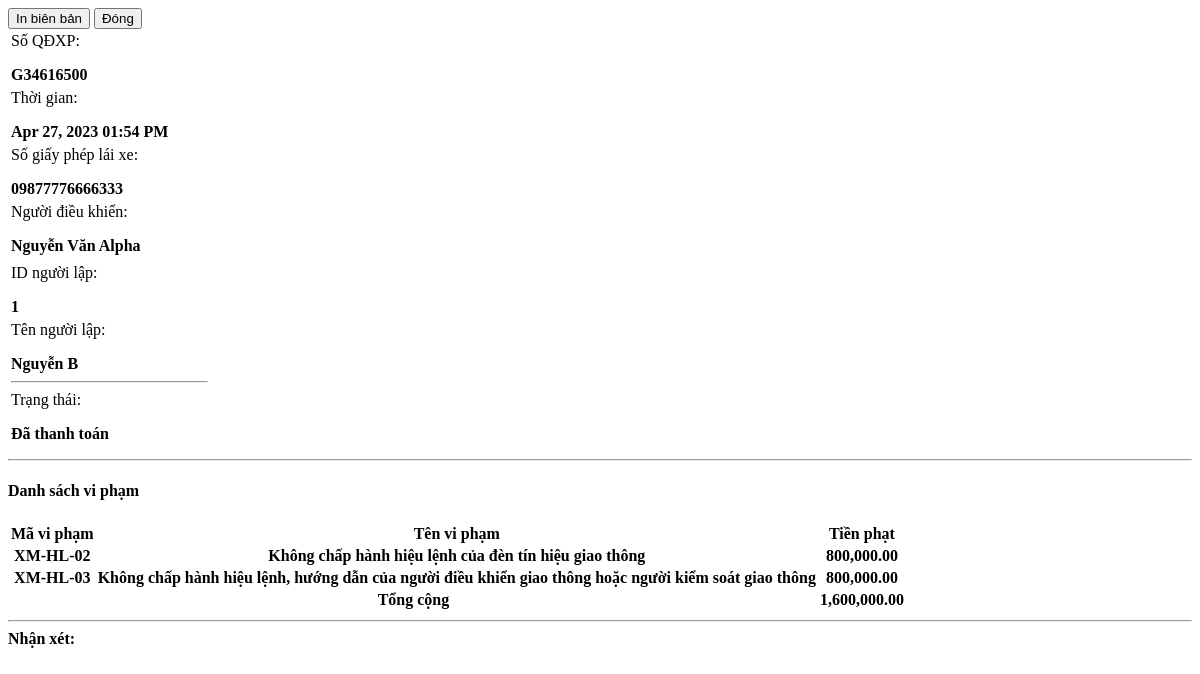
The app's page /admin/violations/view_details.php?id=9, older data.
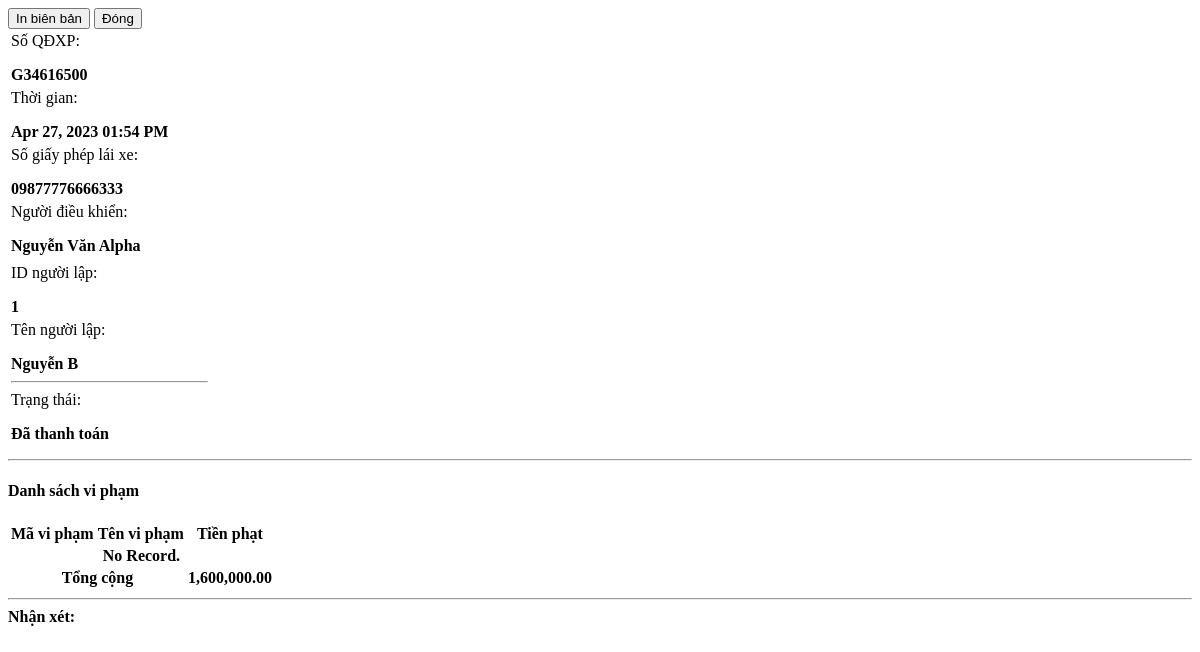
The same page, newer data.
### tables this page shows
CREATE TABLE `violation_items` (
  `driver_violation_id` int(30) NOT NULL,
  `violation_id` int(30) DEFAULT NULL,
  `fine` float NOT NULL,
  `status` tinyint(1) NOT NULL DEFAULT 0 COMMENT '0=pending, 1=paid',
  `date_created` datetime NOT NULL DEFAULT current_timestamp()
);

CREATE TABLE `violations` (
  `id` int(30) NOT NULL,
  `code` varchar(50) NOT NULL,
  `name` text NOT NULL,
  `description` text NOT NULL,
  `min_fine` float NOT NULL,
  `max_fine` float NOT NULL,
  `law_id` int(30) NOT NULL,
  `fine` float NOT NULL,
  `status` tinyint(4) NOT NULL DEFAULT 1 COMMENT '0=Inactive, 1=Active',
  `date_created` datetime NOT NULL DEFAULT current_timestamp(),
  `date_updated` datetime DEFAULT NULL ON UPDATE current_timestamp()
);

### admin/violations/view_details.php (the view, shortened to what this page needs)
<?php
require_once('../../config.php');
if(isset($_GET['id']) && $_GET['id'] > 0){
    $qry2 = $conn->query("SELECT i.*,o.code,o.name from `violation_items` i inner join `violations` o on i.violation_id = o.id where i.driver_violation_id = '{$_GET['id']}' ");
    $violation_arr = array();
	if($qry2->num_rows > 0){
        while($row = $qry2->fetch_assoc()){
            $violation_arr[]=$row;
        }
    }
}
?>
<div class="container-fluid">
    <div class="w-100 d-flex justify-content-end mb-2">
        <button class="btn btn-flat btn-sm btn-default bg-lightblue" type="button" id="print"><i class="fa fa-print"></i> In biên bản</button>
        <button class="btn btn-flat btn-sm btn-default bg-black" data-dismiss="modal"><i class="fa fa-times"></i> Đóng</button>
    </div>
    <div class="border border-dark px-2 py-2" id="print_out">
        <table class="table boder-0">
            <tr class='boder-0'>
                <td width="80%" class='boder-0 align-bottom'>
                    <div class="row">
                        <div class="col-12">
                            <div class="row justify-content-between  w-max-100">
                                <div class="col-6 d-flex w-max-100">
                                    <label class="float-left w-auto whitespace-nowrap">Số QĐXP: </label>
                                    <p class="col-md-auto border-bottom px-2 border-dark w-100"><b><?php echo $ticket_no ?></b></p>
                                </div>
                                <div class="col-6 d-flex w-max-100">
                                    <label class="float-left w-auto whitespace-nowrap">Thời gian: </label>
                                    <p class="col-md-auto border-bottom px-2 border-dark w-100"><b><?php echo date("M d, Y h:i A",strtotime($date_created)) ?></b></p>
                                </div>
                            </div>
                            <div class="d-flex w-max-100">
                                <label class="float-left w-auto whitespace-nowrap">Số giấy phép lái xe:</label>
                                <p class="col-md-auto border-bottom border-dark w-100"><b><?php echo $license_id_no ?></b></p>
                            </div>
                            <div class="d-flex w-max-100">
                                <label class="float-left w-auto whitespace-nowrap">Người điều khiển:</label>
                                <p class="col-md-auto border-bottom border-dark w-100"><b><?php echo $driver ?></b></p>
                            </div>
                        </div>
                    </div>
                </td>
            </tr>
            <tr>
                <td colspan='2'>
                    <div class="d-flex w-max-100">
                        <label class="float-left w-auto whitespace-nowrap">ID người lập:</label>
                        <p class="col-md-auto border-bottom border-dark w-100"><b><?php echo $officer_id ?></b></p>
                    </div>
                    <div class="d-flex w-max-100">
                        <label class="float-left w-auto whitespace-nowrap">Tên người lập:</label>
                        <p class="col-md-auto border-bottom border-dark w-100"><b><?php echo $officer_name ?></b></p>
                    </div>
                    <hr>
                    <div class="d-flex w-max-100">
                        <label class="float-left w-auto whitespace-nowrap">Trạng thái:</label>
                        <p class=" border-bottom border-dark px-4"><b><?php echo ($status == 1) ? "Đã thanh toán" : "Chưa thanh toán" ?></b></p>
                    </div>
                </td>
            </tr>
        </table>
        <hr class='bg-dark border-dark'>
        <h4 class="text-center"><b>Danh sách vi phạm</b></h4>
        <table class='table table-stripped px-4'>
            <thead>
                <tr>
                    <th>Mã vi phạm</th>
                    <th>Tên vi phạm</th>
                    <th class="text-right">Tiền phạt</th>
                </tr>
            </thead>
            <tbody>
                <?php
                foreach($violation_arr as $row):
                ?>
                <tr>
                    <th><?php echo $row['code'] ?></th>
                    <th><?php echo $row['name'] ?></th>
                    <th class='text-right'><?php echo number_format($row['fine'],2) ?></th>
                </tr>
                <?php endforeach; ?>
                <?php if(count($violation_arr) <= 0): ?>
                <tr>
                    <th class="text-center" colspan="3">No Record.</th>
                </tr>
                <?php endif; ?>
            </tbody>
            <tfoot>
                <tr>
                    <th class='text-center' colspan="2">Tổng cộng</th>
                    <th class="text-right"><?php echo number_format($total_amount,2) ?></th>
                </tr>
            </tfoot>
        </table>
        <hr class="bg-dark border-dark">
        <b>Nhận xét:</b>
    </div>
</div>

### admin/violations/view_details.php (style rules this page uses)
p,label { margin-bottom:5px; }

Row changes from the older to the newer data that the page shows:
removed violation_items: violation.code "XM-HL-02", violation.name "Không chấp hành hiệu lệnh của đèn tín hiệu giao thông", fine "800,000.00"
removed violation_items: violation.code "XM-HL-03", violation.name "Không chấp hành hiệu lệnh, hướng dẫn của người điều khiển giao thông hoặc người kiểm soát giao thông", fine "800,000.00"
Text that changed along with them:
text now shown: "No Record."
